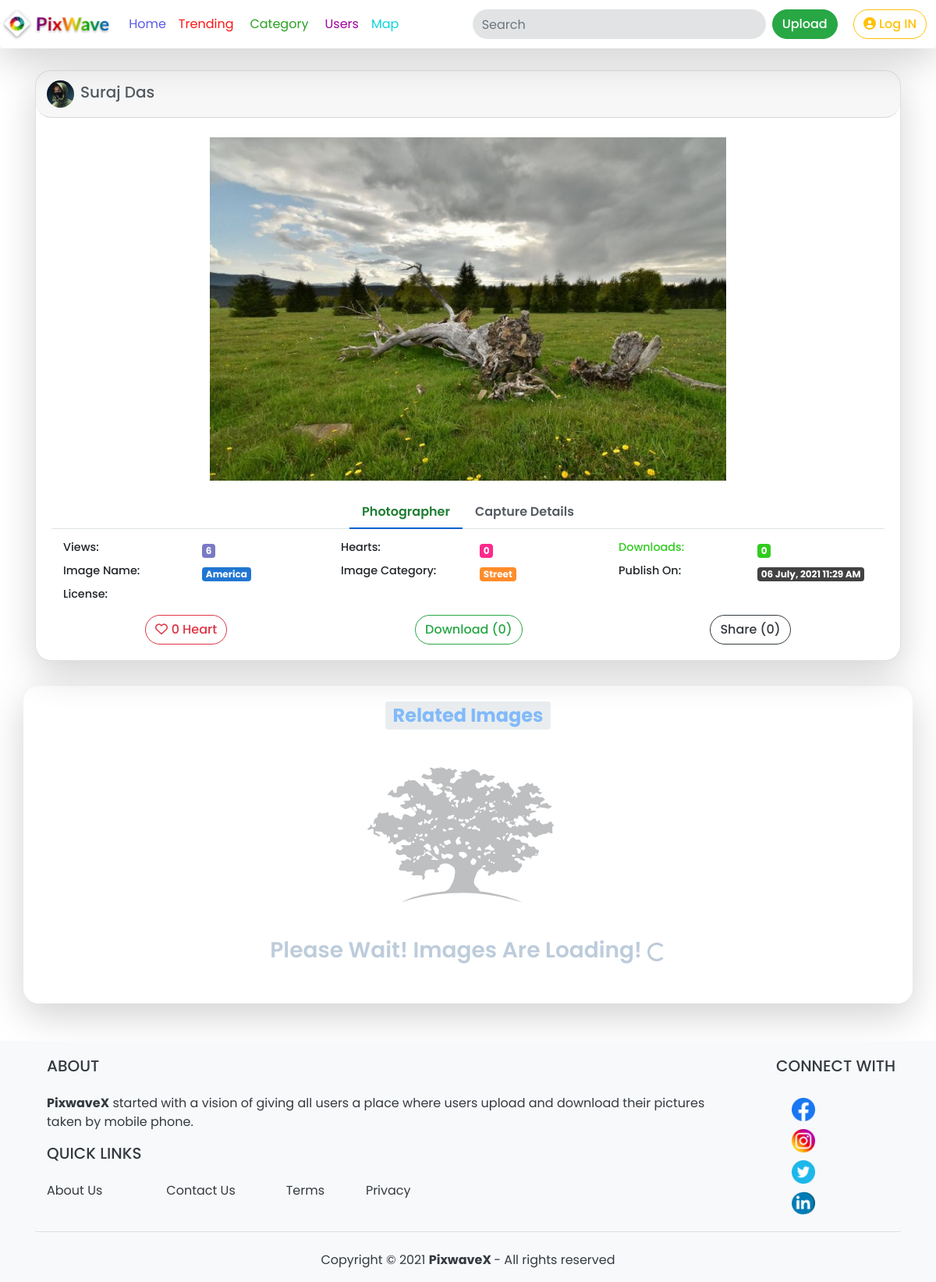
The app's page /pages/image.php?id=0b45a9f0ab with its own data.
### tables this page shows
CREATE TABLE `users` (
  `id` int(11) NOT NULL,
  `username` varchar(32) NOT NULL,
  `email` varchar(50) NOT NULL,
  `phone_no` varchar(20) NOT NULL,
  `password` varchar(150) NOT NULL,
  `name` varchar(50) NOT NULL,
  `gender` varchar(10) NOT NULL,
  `birth_date` date NOT NULL,
  `active` int(11) NOT NULL DEFAULT 0,
  `register_date` date NOT NULL,
  `last_active` date NOT NULL,
  `country` varchar(32) NOT NULL,
  `city` varchar(60) NOT NULL,
  `zip_code` varchar(11) NOT NULL,
  `email_code` varchar(50) NOT NULL,
  `avatar` varchar(100) NOT NULL,
  `cover` varchar(250) NOT NULL,
  `admin` int(11) NOT NULL,
  `role` varchar(30) NOT NULL,
  `ip_address` varchar(150) NOT NULL,
  `total_views` int(11) NOT NULL DEFAULT 0,
  `total_likes` int(11) NOT NULL DEFAULT 0,
  `device_name` varchar(30) NOT NULL,
  `device_model` varchar(30) NOT NULL,
  `apertures` varchar(5) NOT NULL,
  `resolution` varchar(5) NOT NULL,
  `focal_length` varchar(5) NOT NULL
);

CREATE TABLE `images` (
  `id` int(11) NOT NULL,
  `user_id` int(11) NOT NULL,
  `image_id` varchar(20) NOT NULL,
  `image_size` int(11) NOT NULL,
  `title` varchar(250) NOT NULL,
  `visibility` int(11) NOT NULL,
  `time` datetime NOT NULL,
  `image_location` varchar(250) NOT NULL,
  `category` int(50) NOT NULL,
  `views` int(11) NOT NULL,
  `likes` int(11) NOT NULL,
  `downloads` int(11) NOT NULL,
  `shares` int(11) NOT NULL,
  `downloadable` int(11) NOT NULL,
  `license_id` int(11) NOT NULL
);

CREATE TABLE `categories` (
  `id` int(11) NOT NULL,
  `category` varchar(150) NOT NULL
);

CREATE TABLE `config` (
  `id` int(11) NOT NULL,
  `site_name` varchar(60) NOT NULL,
  `site_title` varchar(150) NOT NULL,
  `site_desc` tinytext NOT NULL
);

### pages/image.php (the view, shortened to what the rows shown need)
<?php
    require_once('../auth.php');
    if (isset($_GET['id'])) {
        $img_id=$_GET['id'];
        $sql="SELECT * FROM images WHERE image_id='$img_id'";
        $result_img=$connect->query($sql);
        $row_img=$result_img->fetch_assoc();
        $cookie_time = time()+60*60*24*10;
        if(!isset($_COOKIE['tmp_id'])){
                $sql="UPDATE images SET views=views+1 WHERE image_id='$img_id'";
                $connect->query($sql);
        }
        elseif((isset($_COOKIE['tmp_id'])) && ($_COOKIE['tmp_id']!=$img_id)){
            $cookie_name = "tmp_id";
            $cookie_value = $img_id;
            setcookie($cookie_name,$cookie_value,$cookie_time);
            $sql="UPDATE images SET views=views+1 WHERE image_id='$img_id'";
            $connect->query($sql);
        }
    }
    else{
        header('location: 404.php');
    }
?>
<!DOCTYPE html>
<html lang="en">
    <head>
        <link rel="stylesheet" href="../css/bootstrap.min.css">
        <link rel="stylesheet" href="../css/tree.css">
        <link href="../css/fullimg.css" rel="stylesheet">
    </head>
<body>
     <?php require_once('include/header.php'); ?>
    <div class="container fimg">
            <div class="card cdll shadow-lg">
                <div class="card-header" style="border-radius: 1.25rem">
                    <a class="text-decoration-none" href="#">
                        <div class="row">
                            <div>
                                <div class="row">
                                    <?php
                                    $img_user_id=$row_img['user_id'];
                                    $sql="SELECT * FROM users WHERE id='$img_user_id'";
                                    $result_img=$connect->query($sql);
                                    $row_img_user=$result_img->fetch_assoc();
                                    ?>
                                    <img class="pimgg ml-4" src="<?php echo $site_url."/".$row_img_user['avatar']; ?>" alt="">
                                    <h5 class="pl-2 " style="padding-top: 3px;" data-toggle="tooltip" data-placement="bottom" title="<?php echo $row_img_user['username']; ?>"><a class="text-decoration-none" href="<?php echo $site_url."/pages/profile.php?u=".$row_img_user['username']; ?>"><?php
                                    echo $row_img_user['name'];
                                    ?></a></h5>
                                </div>
                            </div>
                        </div>
                    </a>
                </div>
                <img class="imx" draggable="false" src="<?php echo $site_url,$row_img['image_location']; ?>" alt="<?php echo $row_img['title']; ?>" onContextMenu="return false;">
                <div class="card-body">
                    <div class="profile-head">
                        <div class="tab-content" id="myTabContent">
                            <div class="tab-pane fade show active" id="home" role="tabpanel" aria-labelledby="home-tab">
                                <div class="container tabcon">
                                    <div class="row">
                                        <div class="col-md-4 col-sm-12">
                                            <div class="row">
                                                <div class="col-6">
                                                    <h6 class="badge" style="color: #fff; background-color: #6161bbd6;"><?php $views=number_format($row_img['views']); echo $views; ?></h6>
                                                </div>
                                            </div>
                                        </div>
                                        <div class="col-md-4 col-sm-12">
                                            <div class="row">
                                                <div class="col-6">
                                                    <h6 class="badge" style="color: #fff; background-color: #ff0076d6;"><?php $likes=number_format($row_img['likes']); echo $likes; ?></h6>
                                                </div>
                                            </div>
                                        </div>
                                        <div class="col-md-4 col-sm-12">
                                            <div class="row">
                                                <div class="col-6">
                                                    <h6 class="badge" style="color: #fff; background-color: #15c500e0;"><?php $downloads=number_format($row_img['downloads']); echo $downloads; ?></h6>
                                                </div>
                                            </div>
                                        </div>
                                        <div class="col-md-4 col-sm-12">
                                            <div class="row">
                                                <div class="col-6">
                                                    <h6 class="badge" style="color: #fff; background-color: #0062ccde;"><?php echo $row_img['title']; ?></h6>
                                                </div>
                                            </div>
                                        </div>
                                        <div class="col-md-4 col-sm-12">
                                            <div class="row">
                                                <div class="col-6">
                                                    <h6 class="badge" style="color: #fff; background-color: #ff7600d6;"><?php
                                                    $category_id=$row_img['category'];
                                                        $sql="SELECT * FROM categories WHERE id='$category_id'";
                                                        $result_cat_name=$connect->query($sql);
                                                        $row_cat_name=$result_cat_name->fetch_assoc();
                                                    echo $row_cat_name['category'];
                                                    ?></h6>
                                                </div>
                                            </div>
                                        </div>
                                        <div class="col-md-4 col-sm-12">
                                            <div class="row">
                                                <div class="col-6">
                                                    <h6 class="badge" style="color: #fff; background-color: rgb(0 0 0 / 74%);"><?php $date=date_create($row_img['time']); echo date_format($date,"d F, Y h:i A"); ?></h6>
                                                </div>
                                            </div>
                                        </div>
                                    </div>
                                </div>
                            </div>
                        </div>
                    </div>
                    <div class="container pr-10 pl-10" >
                        <div class="row" style="justify-content: space-around;">
                        <?php
                                                            $image_id=$row_img['id'];
                                                                if($login==1){
                                                                    $sql="SELECT * FROM likes WHERE image_id='$image_id' AND user_id='$user_id'";
                                                                    $result_like=$connect->query($sql);
                                                                    if($result_like->num_rows==1){
                                                                        $icon="fad";
                                                                        $like_color="color:red";
                                                                    }
                                                                    else{
                                                                        $icon="far";
                                                                        $like_color="";
                                                                    }
                                                                }
                                                                else{
                                                                    $like_color="";
                                                                }
                                                        ?>
                            <a class="btn btn-outline-danger bt" style="margin-top: 10px;" onclick="mylike(<?php echo $image_id; ?>)"><span id="<?php echo $image_id; ?>"><span style="<?php echo $like_color;?>"><i class="<?php echo $icon; ?> fa-heart"></i></span> <?php echo $row_img['likes']; ?></span><span> Heart</span></a>
                            <?php if($row_img['downloadable']==0): ?>
                            <a href="<?php echo $site_url,$row_img['image_location']; ?>" download="<?php echo $row_img['title']; ?>"><button type="button" id="countDown" onclick="countDownload(<?php echo $row_img['id']; ?>)" class="btn btn btn-outline-success bt" style="margin-top: 10px" ><i class="fad fa-cloud-download-alt"></i> Download (<?php $downloads=number_format($row_img['downloads']); echo $downloads; ?>)</button></a>
                            <?php endif; ?>
                            <a class="btn btn-outline-dark bt" data-toggle="modal" data-target="#share-img" style="margin-top: 10px" id=""><i class="fad fa-share-square"></i> Share (<span id="sharecount"><?php $shares=number_format($row_img['shares']); echo $shares; ?></span>)</a>
                        </div>
                    </div>
                </div>
            </div>
    </div>
    <div class="container shadow-lg p-3 mb-5 bg-white my-3 glry" style="border-radius: 1.25rem">
    <h2 class="text-center"><span class="badge" style="color: #4ba0ffa8; background-color:#dee2e69e;">Related Images</span></h2>
    </div>
    <?php
        include('../pages/include/footer.php')
    ?>
</body>
</html>

### pages/include/footer.php (shortened to what the rows shown need)
<footer>
    <div class="bg-light text-dark pt-1">
            <div class="container">
                <div class="row text-center text-md-left ">
                    <div class="col-md-10 col-xl-10 col-lg-10">
                        <div class="col-12 mt-3">
                            <hrc class="mb-4">
                            <p><?php echo $row_config['site_desc']; ?></p>
                        </div>
                    </div>
                </div>
                <div class="row d-flex justify-content-center">
                    <div>
                        <p>
                            <a style="text-decoration: none;" href="<?php echo $site_url; ?>"><strong class="text-dark" style="text-decoration: none;"> <?php echo $row_config['site_name']; ?> </strong></a>
                        </p>
                    </div>
                </div>
            </div>
</footer>

### records on screen
users: avatar (picture), name "Suraj Das"
images: image_location (picture), views "6", likes "0", downloads "0", title "America", time "06 July, 2021 11:29 AM", shares "0"
categories: category "Street"
config: site_desc "PixwaveX started with a vision of giving all users a place where users upload and download their pictures taken by mobile phone.", site_name "PixwaveX"
